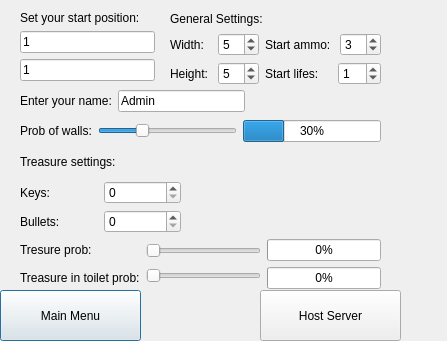
<?xml version="1.0" encoding="UTF-8"?>
<ui version="4.0">
 <class>HostServer</class>
 <widget class="QDialog" name="HostServer">
  <property name="geometry">
   <rect>
    <x>0</x>
    <y>0</y>
    <width>447</width>
    <height>341</height>
   </rect>
  </property>
  <property name="windowTitle">
   <string>Dialog</string>
  </property>
  <widget class="QPushButton" name="menuButton">
   <property name="geometry">
    <rect>
     <x>0</x>
     <y>290</y>
     <width>141</width>
     <height>51</height>
    </rect>
   </property>
   <property name="text">
    <string>Main Menu</string>
   </property>
  </widget>
  <widget class="QPushButton" name="pushButton">
   <property name="geometry">
    <rect>
     <x>260</x>
     <y>290</y>
     <width>141</width>
     <height>51</height>
    </rect>
   </property>
   <property name="text">
    <string>Host Server</string>
   </property>
  </widget>
  <widget class="QWidget" name="layoutWidget">
   <property name="geometry">
    <rect>
     <x>20</x>
     <y>10</y>
     <width>135</width>
     <height>71</height>
    </rect>
   </property>
   <layout class="QVBoxLayout" name="verticalLayout_4">
    <item>
     <widget class="QLabel" name="label">
      <property name="text">
       <string>Set your start position:</string>
      </property>
     </widget>
    </item>
    <item>
     <widget class="QLineEdit" name="xCoors">
      <property name="text">
       <string>1</string>
      </property>
     </widget>
    </item>
    <item>
     <widget class="QLineEdit" name="yCoors">
      <property name="text">
       <string>1</string>
      </property>
     </widget>
    </item>
   </layout>
  </widget>
  <widget class="QWidget" name="layoutWidget">
   <property name="geometry">
    <rect>
     <x>170</x>
     <y>10</y>
     <width>211</width>
     <height>75</height>
    </rect>
   </property>
   <layout class="QVBoxLayout" name="verticalLayout_3">
    <item>
     <widget class="QLabel" name="label_2">
      <property name="text">
       <string>General Settings:</string>
      </property>
     </widget>
    </item>
    <item>
     <layout class="QHBoxLayout" name="horizontalLayout_5">
      <item>
       <layout class="QVBoxLayout" name="verticalLayout">
        <item>
         <layout class="QHBoxLayout" name="horizontalLayout">
          <item>
           <widget class="QLabel" name="label_3">
            <property name="text">
             <string>Width:</string>
            </property>
           </widget>
          </item>
          <item>
           <widget class="QSpinBox" name="widthSpinbox">
            <property name="minimum">
             <number>1</number>
            </property>
            <property name="maximum">
             <number>30</number>
            </property>
            <property name="value">
             <number>5</number>
            </property>
           </widget>
          </item>
         </layout>
        </item>
        <item>
         <layout class="QHBoxLayout" name="horizontalLayout_2">
          <item>
           <widget class="QLabel" name="label_4">
            <property name="text">
             <string>Height:</string>
            </property>
           </widget>
          </item>
          <item>
           <widget class="QSpinBox" name="heightSpinbox">
            <property name="minimum">
             <number>1</number>
            </property>
            <property name="maximum">
             <number>30</number>
            </property>
            <property name="value">
             <number>5</number>
            </property>
           </widget>
          </item>
         </layout>
        </item>
       </layout>
      </item>
      <item>
       <layout class="QVBoxLayout" name="verticalLayout_2">
        <item>
         <layout class="QHBoxLayout" name="horizontalLayout_3">
          <item>
           <widget class="QLabel" name="label_5">
            <property name="text">
             <string>Start ammo: </string>
            </property>
           </widget>
          </item>
          <item>
           <widget class="QSpinBox" name="ammoSpinbox">
            <property name="maximum">
             <number>25</number>
            </property>
            <property name="value">
             <number>3</number>
            </property>
           </widget>
          </item>
         </layout>
        </item>
        <item>
         <layout class="QHBoxLayout" name="horizontalLayout_4">
          <item>
           <widget class="QLabel" name="label_6">
            <property name="text">
             <string>Start lifes:    </string>
            </property>
           </widget>
          </item>
          <item>
           <widget class="QSpinBox" name="lifeSpinbox">
            <property name="maximum">
             <number>20</number>
            </property>
            <property name="value">
             <number>1</number>
            </property>
           </widget>
          </item>
         </layout>
        </item>
       </layout>
      </item>
     </layout>
    </item>
   </layout>
  </widget>
  <widget class="QWidget" name="layoutWidget">
   <property name="geometry">
    <rect>
     <x>20</x>
     <y>120</y>
     <width>361</width>
     <height>169</height>
    </rect>
   </property>
   <layout class="QVBoxLayout" name="verticalLayout_13">
    <item>
     <layout class="QHBoxLayout" name="horizontalLayout_6">
      <item>
       <widget class="QLabel" name="label_7">
        <property name="text">
         <string>Prob of walls:</string>
        </property>
       </widget>
      </item>
      <item>
       <widget class="QSlider" name="wallProb">
        <property name="maximum">
         <number>100</number>
        </property>
        <property name="value">
         <number>30</number>
        </property>
        <property name="orientation">
         <enum>Qt::Horizontal</enum>
        </property>
       </widget>
      </item>
      <item>
       <widget class="QProgressBar" name="progressBar">
        <property name="value">
         <number>30</number>
        </property>
       </widget>
      </item>
     </layout>
    </item>
    <item>
     <layout class="QVBoxLayout" name="verticalLayout_9">
      <item>
       <widget class="QLabel" name="label_8">
        <property name="text">
         <string>Treasure settings:</string>
        </property>
       </widget>
      </item>
      <item>
       <layout class="QVBoxLayout" name="verticalLayout_5">
        <property name="leftMargin">
         <number>0</number>
        </property>
        <property name="rightMargin">
         <number>200</number>
        </property>
        <item>
         <layout class="QHBoxLayout" name="horizontalLayout_7">
          <item>
           <widget class="QLabel" name="label_9">
            <property name="text">
             <string>Keys:</string>
            </property>
           </widget>
          </item>
          <item>
           <widget class="QSpinBox" name="keysSpinbox"/>
          </item>
         </layout>
        </item>
        <item>
         <layout class="QHBoxLayout" name="horizontalLayout_8">
          <item>
           <widget class="QLabel" name="label_10">
            <property name="text">
             <string>Bullets:</string>
            </property>
           </widget>
          </item>
          <item>
           <widget class="QSpinBox" name="bulletsSpinbox"/>
          </item>
         </layout>
        </item>
       </layout>
      </item>
     </layout>
    </item>
    <item>
     <layout class="QHBoxLayout" name="horizontalLayout_13">
      <item>
       <layout class="QVBoxLayout" name="verticalLayout_10">
        <item>
         <widget class="QLabel" name="label_13">
          <property name="text">
           <string>Tresure prob:</string>
          </property>
         </widget>
        </item>
        <item>
         <widget class="QLabel" name="label_12">
          <property name="text">
           <string>Treasure in toilet prob:</string>
          </property>
         </widget>
        </item>
       </layout>
      </item>
      <item>
       <layout class="QVBoxLayout" name="verticalLayout_11">
        <item>
         <widget class="QSlider" name="tresureProb">
          <property name="maximum">
           <number>100</number>
          </property>
          <property name="orientation">
           <enum>Qt::Horizontal</enum>
          </property>
         </widget>
        </item>
        <item>
         <widget class="QSlider" name="toiletProb">
          <property name="maximum">
           <number>100</number>
          </property>
          <property name="orientation">
           <enum>Qt::Horizontal</enum>
          </property>
         </widget>
        </item>
       </layout>
      </item>
      <item>
       <layout class="QVBoxLayout" name="verticalLayout_12">
        <item>
         <widget class="QProgressBar" name="progressBar_2">
          <property name="value">
           <number>0</number>
          </property>
         </widget>
        </item>
        <item>
         <widget class="QProgressBar" name="progressBar_3">
          <property name="value">
           <number>0</number>
          </property>
         </widget>
        </item>
       </layout>
      </item>
     </layout>
    </item>
   </layout>
  </widget>
  <widget class="QWidget" name="layoutWidget">
   <property name="geometry">
    <rect>
     <x>20</x>
     <y>90</y>
     <width>225</width>
     <height>22</height>
    </rect>
   </property>
   <layout class="QHBoxLayout" name="horizontalLayout_14">
    <item>
     <widget class="QLabel" name="label_14">
      <property name="text">
       <string>Enter your name:</string>
      </property>
     </widget>
    </item>
    <item>
     <widget class="QLineEdit" name="nameLine">
      <property name="text">
       <string>Admin</string>
      </property>
     </widget>
    </item>
   </layout>
  </widget>
  <zorder>layoutWidget</zorder>
  <zorder>layoutWidget</zorder>
  <zorder>menuButton</zorder>
  <zorder>pushButton</zorder>
  <zorder>layoutWidget</zorder>
  <zorder>layoutWidget</zorder>
  <zorder></zorder>
  <zorder></zorder>
  <zorder></zorder>
 </widget>
 <resources/>
 <connections>
  <connection>
   <sender>wallProb</sender>
   <signal>valueChanged(int)</signal>
   <receiver>progressBar</receiver>
   <slot>setValue(int)</slot>
   <hints>
    <hint type="sourcelabel">
     <x>180</x>
     <y>102</y>
    </hint>
    <hint type="destinationlabel">
     <x>254</x>
     <y>104</y>
    </hint>
   </hints>
  </connection>
  <connection>
   <sender>tresureProb</sender>
   <signal>valueChanged(int)</signal>
   <receiver>progressBar_2</receiver>
   <slot>setValue(int)</slot>
   <hints>
    <hint type="sourcelabel">
     <x>228</x>
     <y>199</y>
    </hint>
    <hint type="destinationlabel">
     <x>309</x>
     <y>203</y>
    </hint>
   </hints>
  </connection>
  <connection>
   <sender>toiletProb</sender>
   <signal>valueChanged(int)</signal>
   <receiver>progressBar_3</receiver>
   <slot>setValue(int)</slot>
   <hints>
    <hint type="sourcelabel">
     <x>164</x>
     <y>221</y>
    </hint>
    <hint type="destinationlabel">
     <x>296</x>
     <y>233</y>
    </hint>
   </hints>
  </connection>
 </connections>
</ui>
